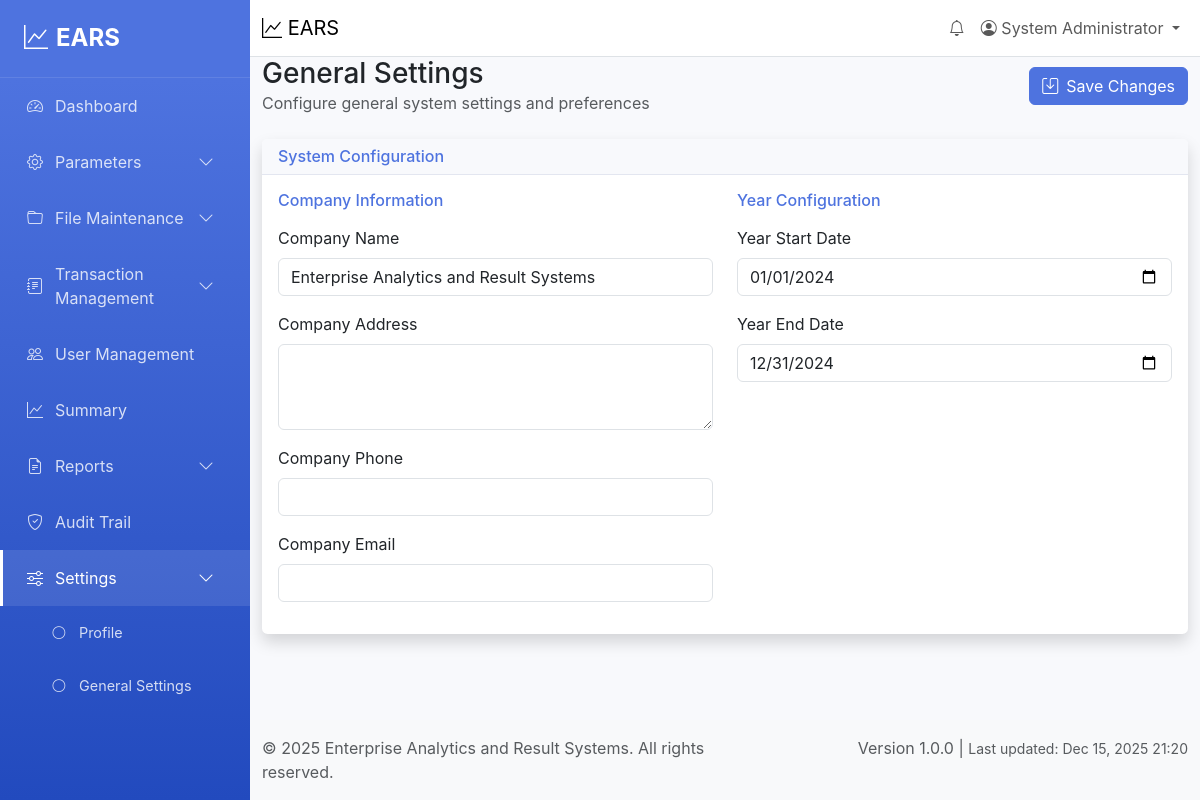
The page /settings/general (signed in) on the database as committed earlier.
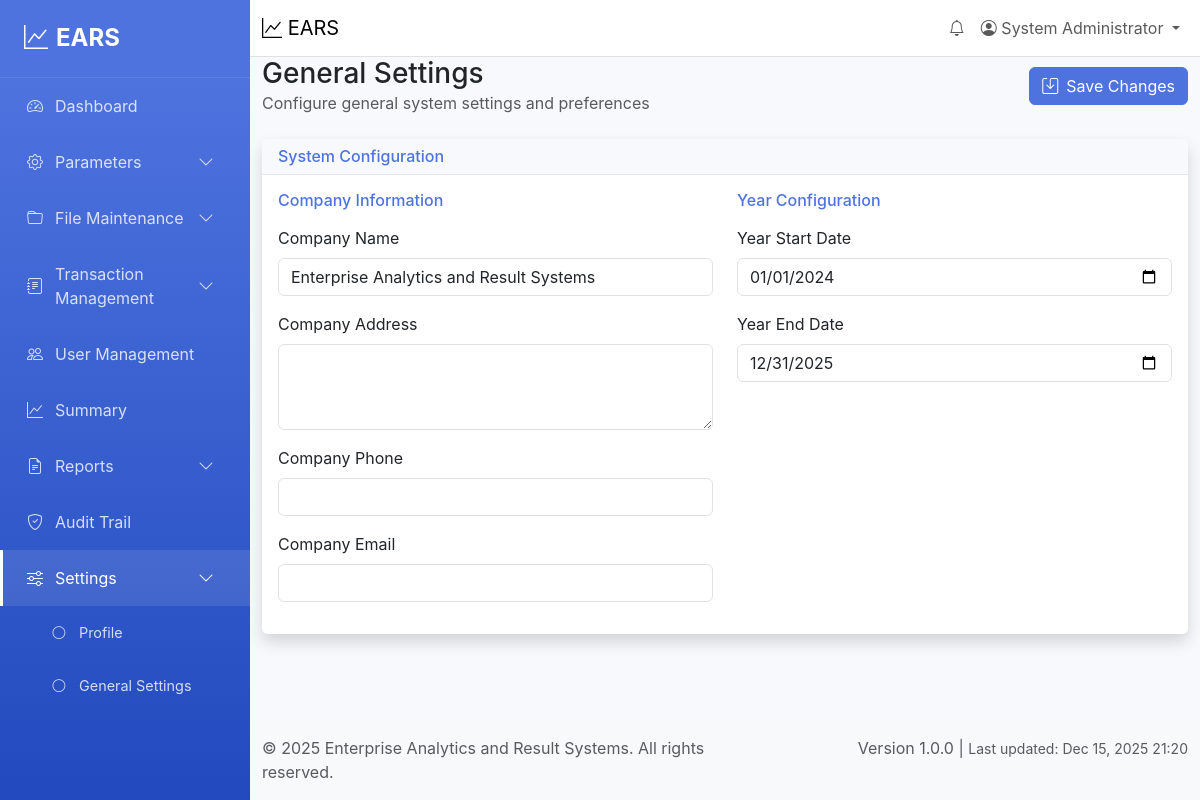
The same page on the database as committed later.
### tables this page shows
CREATE TABLE accounting_parameters (
    id INT AUTO_INCREMENT PRIMARY KEY,
    parameter_name VARCHAR(100) NOT NULL,
    parameter_value TEXT,
    description TEXT,
    category VARCHAR(50) DEFAULT 'general',
    created_at TIMESTAMP DEFAULT CURRENT_TIMESTAMP,
    updated_at TIMESTAMP DEFAULT CURRENT_TIMESTAMP ON UPDATE CURRENT_TIMESTAMP
);

### views/settings/general.php (the view, shortened to what the changed rows need)
<div class="row">
    <div class="col-12">
        <div class="d-flex justify-content-between align-items-center mb-4">
            <div>
                <h1 class="h3 mb-0">General Settings</h1>
                <p class="text-muted mb-0">Configure general system settings and preferences</p>
            </div>
            <button type="button" class="btn btn-primary" onclick="saveGeneralSettings()" id="saveBtn">
                <i class="bi bi-save me-2"></i>Save Changes
            </button>
        </div>
    </div>
</div>
<div class="row">
    <div class="col-12">
        <div class="card shadow">
            <div class="card-header">
                <h6 class="m-0 font-weight-bold text-primary">System Configuration</h6>
            </div>
            <div class="card-body">
                <form id="generalSettingsForm">
                    <div class="row">
                        <div class="col-md-6">
                            <h6 class="text-primary mb-3">Company Information</h6>
                            <div class="mb-3">
                                <label for="company_name" class="form-label">Company Name</label>
                                <input type="text" class="form-control" id="company_name" name="company_name"
                                       value="<?= htmlspecialchars(getParameterValue($parameters, 'company_name')) ?>" required>
                            </div>
                            <div class="mb-3">
                                <label for="company_address" class="form-label">Company Address</label>
                                <textarea class="form-control" id="company_address" name="company_address" rows="3"><?= htmlspecialchars(getParameterValue($parameters, 'company_address')) ?></textarea>
                            </div>
                            <div class="mb-3">
                                <label for="company_phone" class="form-label">Company Phone</label>
                                <input type="tel" class="form-control" id="company_phone" name="company_phone"
                                       value="<?= htmlspecialchars(getParameterValue($parameters, 'company_phone')) ?>">
                            </div>
                            <div class="mb-3">
                                <label for="company_email" class="form-label">Company Email</label>
                                <input type="email" class="form-control" id="company_email" name="company_email"
                                       value="<?= htmlspecialchars(getParameterValue($parameters, 'company_email')) ?>">
                            </div>
                        </div>
                        <div class="col-md-6">
                            <h6 class="text-primary mb-3">Year Configuration</h6>
                            <div class="mb-3">
                                <label for="fiscal_year_start" class="form-label">Year Start Date</label>
                                <input type="date" class="form-control" id="fiscal_year_start" name="fiscal_year_start"
                                       value="<?= htmlspecialchars(getParameterValue($parameters, 'fiscal_year_start')) ?>" required>
                            </div>
                            <div class="mb-3">
                                <label for="fiscal_year_end" class="form-label">Year End Date</label>
                                <input type="date" class="form-control" id="fiscal_year_end" name="fiscal_year_end"
                                       value="<?= htmlspecialchars(getParameterValue($parameters, 'fiscal_year_end')) ?>" required>
                            </div>
                        </div>
                    </div>
                </form>
            </div>
        </div>
    </div>
</div>
<?php
function getParameterValue($parameters, $name, $default = '') {
    foreach ($parameters as $param) {
        if ($param['parameter_name'] === $name) {
            return $param['parameter_value'];
        }
    }
    return $default;
}
?>

Rows that differ between the two databases and show on the page:
changed accounting_parameters (number 3 of 3 on the later page): fiscal_year_end "12/31/2024" → "12/31/2025"
